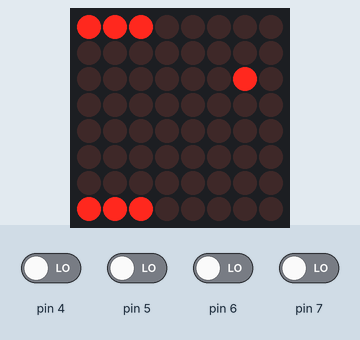
A sketch run on a simulated Arduino Uno, built with avr-gcc and run on an emulated ATmega328P. On the bench: 8×8 LED matrix. The inputs (shaded band) are chosen by the test bench; at power-on: pin 4–7 LOW.

Above: at 0.12 s.
At 0.83 s:
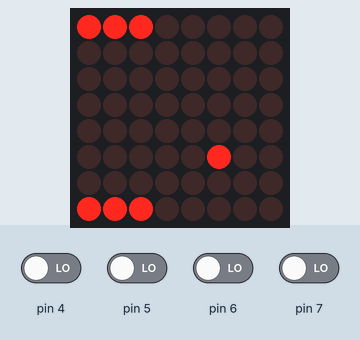

The sketch:

ping_pong.ino
```cpp
//We always have to include the library
#include "LedControlMS.h"

/*
 Now we need a LedControl to work with.
 ***** These pin numbers will probably not work with your hardware *****
 pin 12 is connected to the DataIn
 pin 11 is connected to the CLK
 pin 10 is connected to LOAD
 We have only a single MAX72XX.
 */
LedControl lc=LedControl(12,11,10,1);

/* we always wait a bit between updates of the display */
unsigned long delaytime=100;

void setup() {
  /*
   The MAX72XX is in power-saving mode on startup,
   we have to do a wakeup call
   */
  lc.shutdown(0,false);
  /* Set the brightness to a medium values */
  lc.setIntensity(0,8);
  /* and clear the display */
  lc.clearDisplay(0);
  pinMode(6,INPUT);
  pinMode(7,INPUT);
  pinMode(5,INPUT);
  pinMode(4,INPUT);

}

void loop(){
int r=1,c=5;
int z=0,x=0;
int q=1,qu=1;
int f,k,d=35;
int a[]={128,64,32,16,8,4,2,1};
f=a[0]+a[1]+a[2];
lc.setRow(0,7,f);
k=f;
lc.setRow(0,0,k);
int df=100;
lc.setLed(0,r,c,true);
unsigned long curr,prev=0;
while(1)
{
  if(z==0)
  {
    lc.setLed(0,r,c,false);
    if(x==0)
    r++;
    else
    r--;

    c++;
    lc.setLed(0,r,c,true);

    if(c==7)

    {
      z=1;
    }
    if(r==6)
    {
      if(c==q||c==q+1||c==q-1||c==q+2||c==q-2)
    x=1;
    else
    {
      delay(200);
     lc.shutdown(0,true);
    }
    }
    if(r==1)
    {
      if(c==qu-1||c==qu+1||c==qu||c==qu+2||c==qu-2)
    x=0;
    else
    {
      delay(200);
     lc.shutdown(0,true);
    }
    }

  }
  else
  {
      lc.setLed(0,r,c,false);
      if(x==0)
      r++;
      else
      r--;
      c--;
      lc.setLed(0,r,c,true);

      if(c==0)
        z=0;
        if(r==6)
    {
      if(c==q-1||c==q+1||c==q+2||c==q||c==q-2)
    x=1;
    else
    {
      delay(200);
     lc.shutdown(0,true);
    }
    }
    if(r==1)
    {
      if(c==qu-1||c==qu+1||c==qu+2||c==qu||c==qu-2)
    x=0;
    else
    {
      delay(200);
     lc.shutdown(0,true);
    }
    }
  }
  delay(d);
if(digitalRead(6)==HIGH){
f=a[q+0]+a[q+1]+a[q+2];
lc.setRow(0,7,f);
q++;
if(q>4){q=5;}
}
delay(d);
if(digitalRead(7)==HIGH){
q--;
if(q<0){q=0;}
  f=a[q+0]+a[q+1]+a[q+2];
lc.setRow(0,7,f);

}
delay(d);

  if(digitalRead(5)==HIGH){
k=a[qu+0]+a[qu+1]+a[qu+2];
lc.setRow(0,0,k);
qu++;
if(qu>4){qu=5;}
}
delay(d);
if(digitalRead(4)==HIGH){
  qu--;
  if(qu<0){qu=0;}
k=a[qu+0]+a[qu+1]+a[qu+2];
lc.setRow(0,0,k);

}
//delay(300);
  curr=millis();
  if(curr-prev>=200)
  {
    df=df-2;
    prev=curr;
  }
  if(df==0)
  df=10;
  delay(df);
}


}
```
